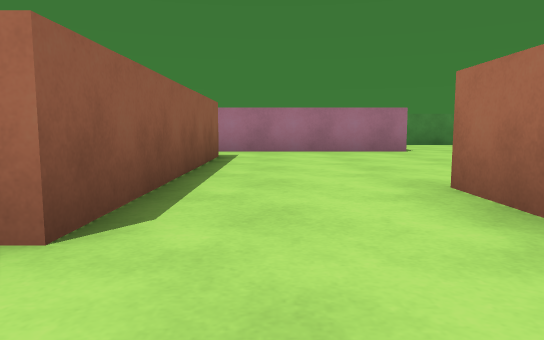
[1] (above)

19 first-person views from a walk through a scene from a Unity 3-D project. The camera is 0.51 m above the floor, tilts 6° down and sees 70° across. The floor is counted in squares, 1 m on a side. Each view is taken from the middle of a square. On the plan, view 1 faces up. The plan holds only what a view shows up to about 9 squares ahead; the rest is blank. The player is left out.

[2]
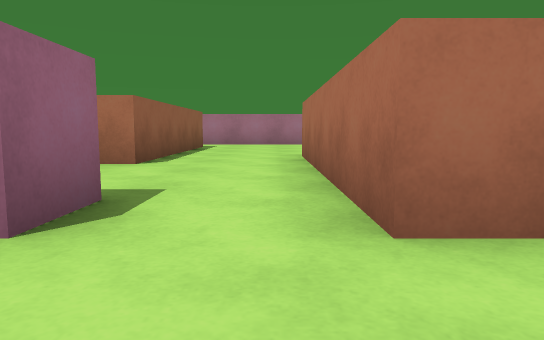

[3]
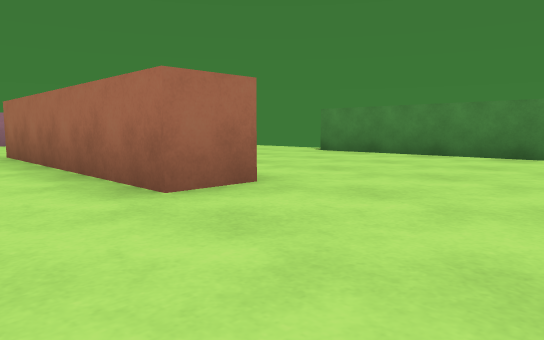

[4]
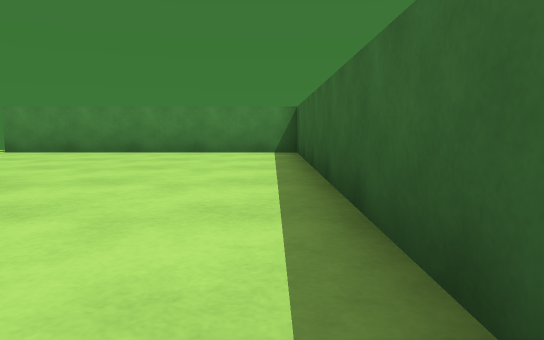

[5]
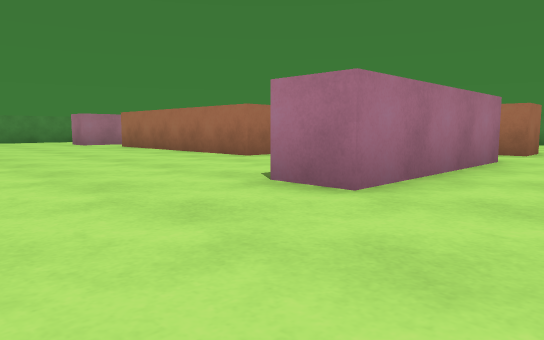

[6]
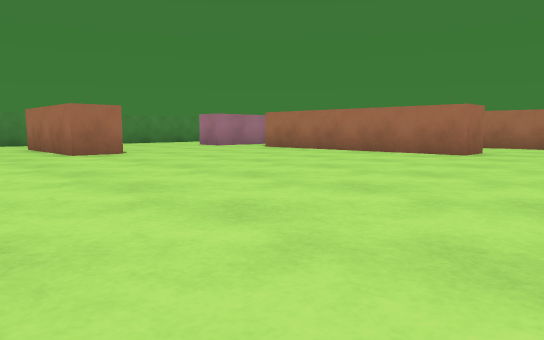

[7]
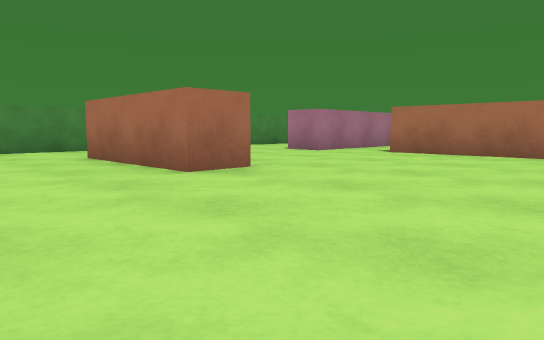

[8]
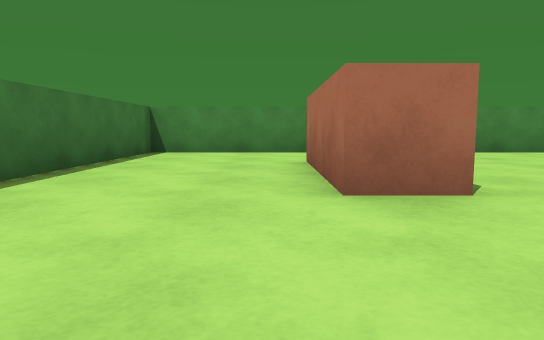

[9]
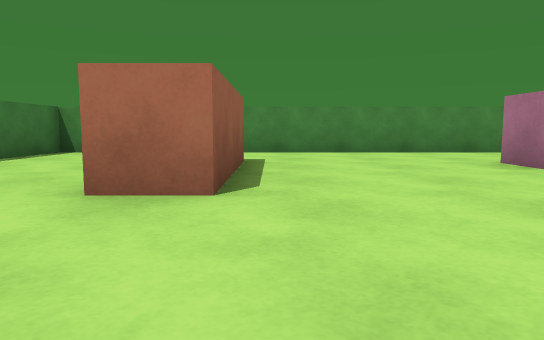

[10]
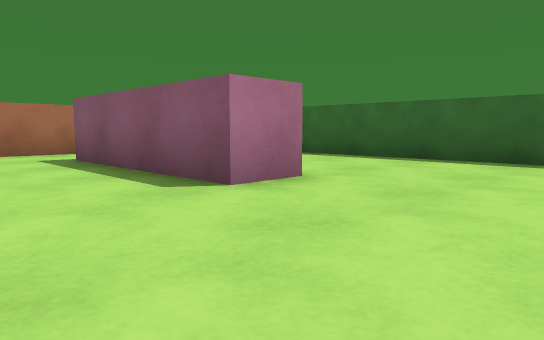

[11]
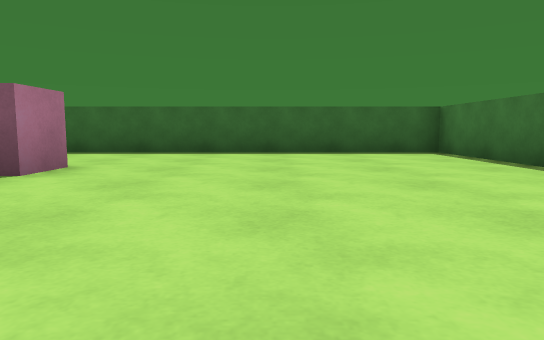

[12]
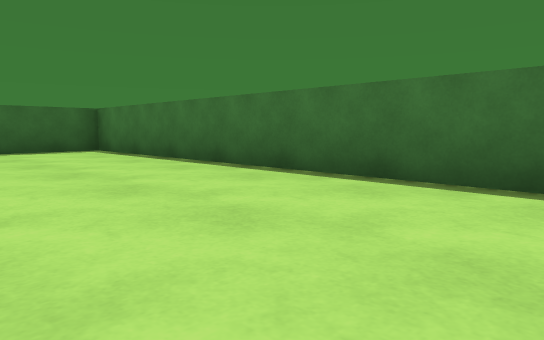

[13]
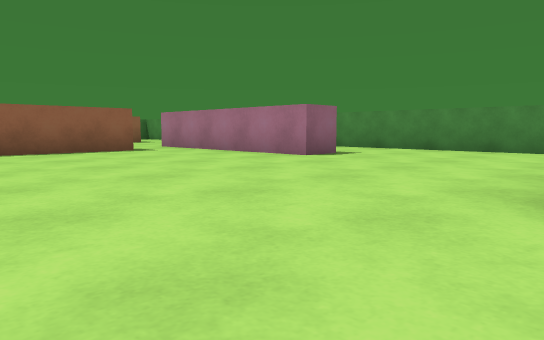

[14]
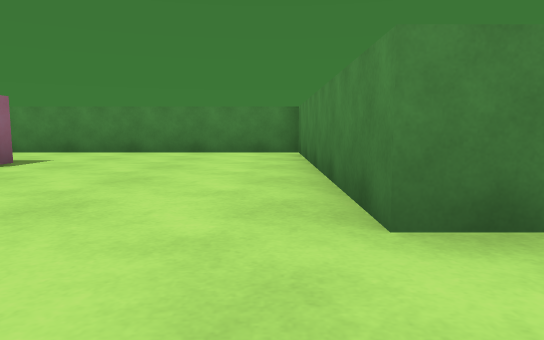

[15]
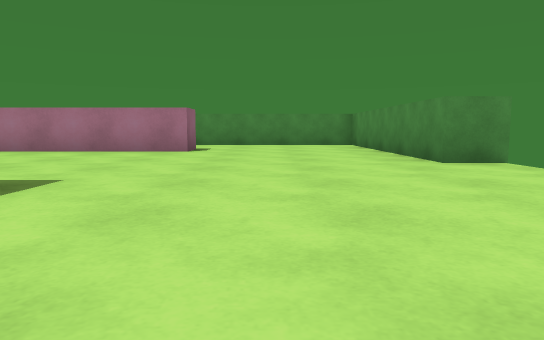

[16]
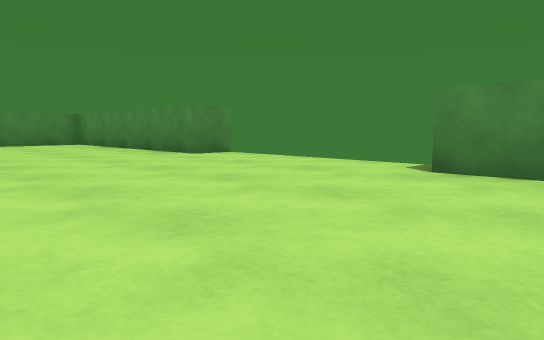

[17]
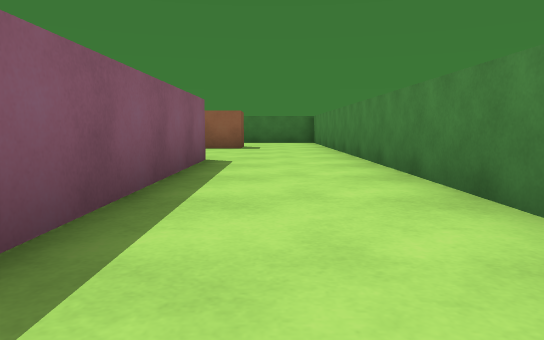

[18]
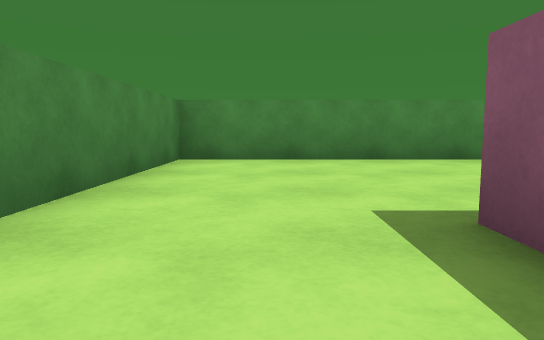

[19]
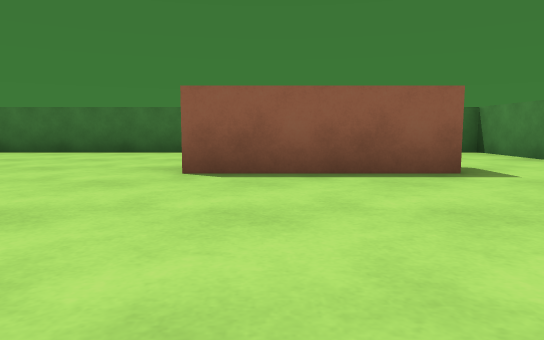

### Floor plan
Points are (right, up) in squares from view 1. A wall is a line through its corners. A room is listed if a view was taken in it or the views show most of it. See-through windows are left out.
Room 1 (view 1)
walls: (1.6, -0.5) (1.6, 1.5)
ways out: opening at (-1.5, 0.5) to room 2; opening at (0.5, -1.5) to room 2; opening at (0.5, 2.5) to room 2
Room 2 (views 2, 3, 4, 5, 6, 7, 8, 9, 10, 11, 12, 13, 14, 15, 16, 17, 18, 19)
walls: (1.6, 1.5) (1.6, 3.5); (-0.2, -1.2) (-0.2, -2.2) (-4.2, -2.2) (-4.2, -1.2) (-0.2, -1.2); (-1, 7.4) (-1, 1.7) (-2, 1.7) (-2, 7.4); (2.6, -2.2) (1.6, -2.2) (1.6, -0.5); (-2.5, 8.9) (-2.5, 9.9) (3.1, 9.9) (3.1, 8.9) (-1.2, 8.9); (8.6, 5.9) (7.6, 5.9) (7.6, 12.6) (-10.7, 12.6) (-10.7, 7.8); (-6.4, 10.2) (-6.4, 7) (-7.4, 7) (-7.4, 10.2); (-10.7, 6) (-10.7, -5.6) (7.6, -5.6) (7.6, 1)
ways out: opening at (-1.5, 0.5) to room 1; opening at (0.5, -1.5) to room 1; opening at (0.5, 2.5) to room 1

Positions as (right, up) in squares from view 1, and headings:
1: (0, 0), facing up
2: (1, -4), facing up
3: (0, -5), facing up-right
4: (-1, -5), facing right
5: (-7, -4), facing up-right
6: (-10, -1), facing up-right
7: (-10, 3), facing up-right
8: (-8, 4), facing up
9: (-6, 4), facing up
10: (-7, 1), facing down-right
11: (-7, 3), facing down
12: (-7, 4), facing down-left
13: (8, 3), facing up-left
14: (7, 4), facing up
15: (5, 0), facing up
16: (3, -1), facing up-right
17: (4, 11), facing left
18: (1, 11), facing right
19: (-2, 8), facing left
